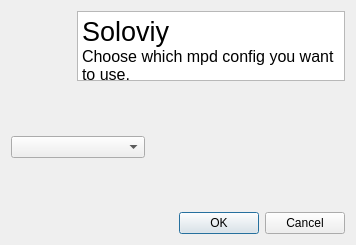
<?xml version="1.0" encoding="UTF-8"?>
<ui version="4.0">
 <class>Dialog</class>
 <widget class="QDialog" name="Dialog">
  <property name="geometry">
   <rect>
    <x>0</x>
    <y>0</y>
    <width>356</width>
    <height>245</height>
   </rect>
  </property>
  <property name="windowTitle">
   <string>Dialog</string>
  </property>
  <layout class="QVBoxLayout" name="verticalLayout">
   <item>
    <layout class="QHBoxLayout" name="horizontalLayout" stretch="4,10">
     <property name="spacing">
      <number>2</number>
     </property>
     <item>
      <widget class="AppLogoWidget" name="widget" native="true">
       <property name="sizePolicy">
        <sizepolicy hsizetype="Fixed" vsizetype="Fixed">
         <horstretch>1</horstretch>
         <verstretch>0</verstretch>
        </sizepolicy>
       </property>
       <property name="minimumSize">
        <size>
         <width>64</width>
         <height>64</height>
        </size>
       </property>
       <property name="sizeIncrement">
        <size>
         <width>1</width>
         <height>1</height>
        </size>
       </property>
      </widget>
     </item>
     <item>
      <widget class="QTextBrowser" name="textBrowser">
       <property name="sizePolicy">
        <sizepolicy hsizetype="Minimum" vsizetype="Minimum">
         <horstretch>1</horstretch>
         <verstretch>1</verstretch>
        </sizepolicy>
       </property>
       <property name="autoFillBackground">
        <bool>true</bool>
       </property>
       <property name="frameShadow">
        <enum>QFrame::Plain</enum>
       </property>
       <property name="lineWidth">
        <number>0</number>
       </property>
       <property name="verticalScrollBarPolicy">
        <enum>Qt::ScrollBarAlwaysOff</enum>
       </property>
       <property name="horizontalScrollBarPolicy">
        <enum>Qt::ScrollBarAlwaysOff</enum>
       </property>
       <property name="sizeAdjustPolicy">
        <enum>QAbstractScrollArea::AdjustToContents</enum>
       </property>
       <property name="html">
        <string>&lt;!DOCTYPE HTML PUBLIC &quot;-//W3C//DTD HTML 4.0//EN&quot; &quot;http://www.w3.org/TR/REC-html40/strict.dtd&quot;&gt;
&lt;html&gt;&lt;head&gt;&lt;meta name=&quot;qrichtext&quot; content=&quot;1&quot; /&gt;&lt;style type=&quot;text/css&quot;&gt;
p, li { white-space: pre-wrap; }
&lt;/style&gt;&lt;/head&gt;&lt;body style=&quot; font-family:'M PLUS 1 Code Nerd Font'; font-size:10pt; font-weight:400; font-style:normal;&quot;&gt;
&lt;p style=&quot; margin-top:0px; margin-bottom:0px; margin-left:0px; margin-right:0px; -qt-block-indent:0; text-indent:0px;&quot;&gt;&lt;span style=&quot; font-size:20pt;&quot;&gt;Soloviy&lt;/span&gt;&lt;/p&gt;
&lt;p style=&quot; margin-top:0px; margin-bottom:0px; margin-left:0px; margin-right:0px; -qt-block-indent:0; text-indent:0px;&quot;&gt;&lt;span style=&quot; font-size:12pt;&quot;&gt;Choose which mpd config you want to use.&lt;/span&gt;&lt;/p&gt;&lt;/body&gt;&lt;/html&gt;</string>
       </property>
       <property name="openLinks">
        <bool>true</bool>
       </property>
      </widget>
     </item>
    </layout>
   </item>
   <item>
    <spacer name="verticalSpacer">
     <property name="orientation">
      <enum>Qt::Vertical</enum>
     </property>
     <property name="sizeHint" stdset="0">
      <size>
       <width>20</width>
       <height>53</height>
      </size>
     </property>
    </spacer>
   </item>
   <item>
    <layout class="QHBoxLayout" name="horizontalLayout_2" stretch="4,6">
     <item>
      <widget class="QComboBox" name="comboBox"/>
     </item>
     <item>
      <spacer name="horizontalSpacer">
       <property name="orientation">
        <enum>Qt::Horizontal</enum>
       </property>
       <property name="sizeHint" stdset="0">
        <size>
         <width>37</width>
         <height>17</height>
        </size>
       </property>
      </spacer>
     </item>
    </layout>
   </item>
   <item>
    <spacer name="verticalSpacer_2">
     <property name="orientation">
      <enum>Qt::Vertical</enum>
     </property>
     <property name="sizeHint" stdset="0">
      <size>
       <width>20</width>
       <height>52</height>
      </size>
     </property>
    </spacer>
   </item>
   <item>
    <widget class="QDialogButtonBox" name="buttonBox">
     <property name="orientation">
      <enum>Qt::Horizontal</enum>
     </property>
     <property name="standardButtons">
      <set>QDialogButtonBox::Cancel|QDialogButtonBox::Ok</set>
     </property>
    </widget>
   </item>
  </layout>
 </widget>
 <customwidgets>
  <customwidget>
   <class>AppLogoWidget</class>
   <extends>QWidget</extends>
   <header>resources.widgets.app_logo_widget</header>
   <container>1</container>
  </customwidget>
 </customwidgets>
 <resources/>
 <connections>
  <connection>
   <sender>buttonBox</sender>
   <signal>accepted()</signal>
   <receiver>Dialog</receiver>
   <slot>accept()</slot>
   <hints>
    <hint type="sourcelabel">
     <x>248</x>
     <y>254</y>
    </hint>
    <hint type="destinationlabel">
     <x>157</x>
     <y>274</y>
    </hint>
   </hints>
  </connection>
  <connection>
   <sender>buttonBox</sender>
   <signal>rejected()</signal>
   <receiver>Dialog</receiver>
   <slot>reject()</slot>
   <hints>
    <hint type="sourcelabel">
     <x>316</x>
     <y>260</y>
    </hint>
    <hint type="destinationlabel">
     <x>286</x>
     <y>274</y>
    </hint>
   </hints>
  </connection>
 </connections>
</ui>
